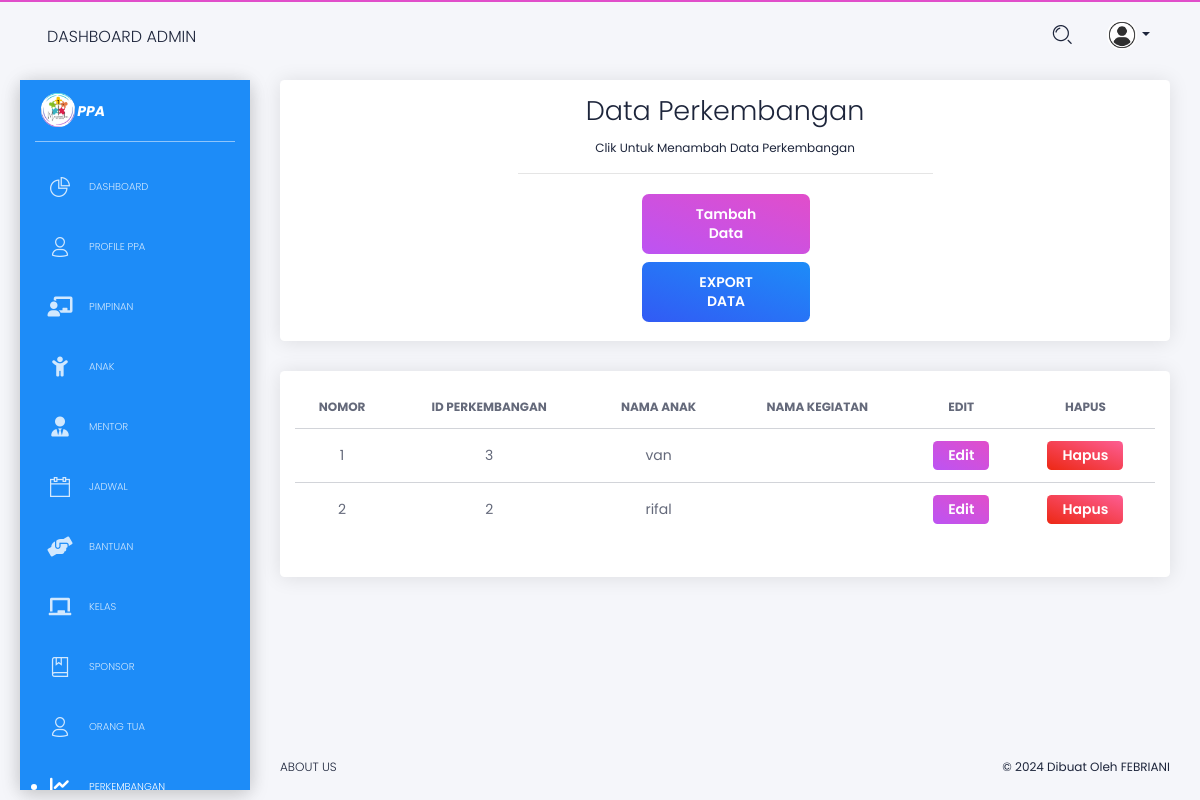
Page /pengguna/admin/admin_data_perkembangan.php (signed in) on the earlier database version.
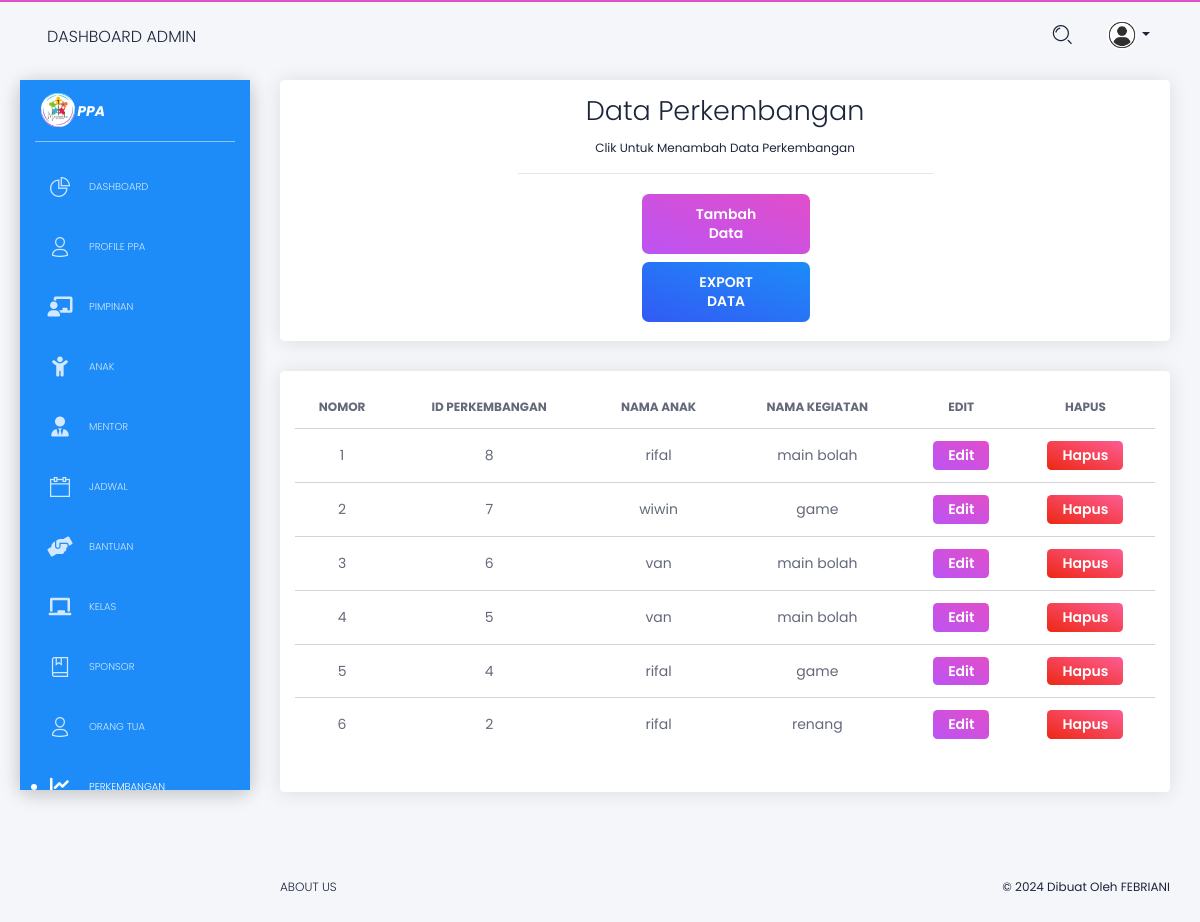
Same page on the later database version.
### tables this page shows
CREATE TABLE `perkembangan` (
  `id_perkembangan` int(25) NOT NULL,
  `id_anak` int(25) NOT NULL,
  `id_kegiatan` int(25) NOT NULL
);

CREATE TABLE `anak` (
  `id_anak` int(25) NOT NULL,
  `id_kelas` int(25) NOT NULL,
  `nama` varchar(150) NOT NULL,
  `tempat_lahir` varchar(70) NOT NULL,
  `tanggal_lahir` varchar(70) NOT NULL,
  `jk` varchar(10) NOT NULL,
  `hoby` text NOT NULL,
  `jenjang_umur` varchar(12) NOT NULL,
  `alamat` text NOT NULL
);

CREATE TABLE `kegiatan` (
  `id_kegiatan` int(25) NOT NULL,
  `nama_kegiatan` varchar(200) NOT NULL,
  `lokasi` text NOT NULL,
  `waktu` varchar(70) NOT NULL
);

### pengguna/admin/admin_data_perkembangan.php (the view, shortened to what the changed rows need)
<!DOCTYPE html>
<html lang="en">
<head>
    <link href="https://use.fontawesome.com/releases/v5.0.6/css/all.css" rel="stylesheet">
    <link href="../../assets/css/nucleo-icons.css" rel="stylesheet" />
    <link href="../../assets/css/black-dashboard.css?v=1.0.0" rel="stylesheet" />
    <link href="../../assets/demo/demo.css" rel="stylesheet" />
    <link rel="stylesheet" href="https://cdnjs.cloudflare.com/ajax/libs/font-awesome/6.0.0-beta3/css/all.min.css">
</head>
<body class="white-content">
    <div class="wrapper">
        <div class="main-panel">
            <div class="content">
                <div class="row">
                    <div class="col-md-12">
                        <div class="card">
                            <div class="card-body">
                                <div class="places-buttons">
                                    <div class="row">
                                        <div class="col-md-6 ml-auto mr-auto text-center">
                                            <h2 class="card-title">
                                                Data Perkembangan
                                            </h2>
                                        </div>
                                    </div>
                                </div>
                            </div>
                        </div>
                    </div>
                    <div class="col-md-12">
                        <div class="card ">
                            <div class="card-body">
                                <div class="table-responsive">
                                    <table class="table tablesorter " id="dataTable">
                                        <thead class=" text-primary">
                                            <tr>
                                                <th class="text-center">
                                                    Nomor
                                                </th>
                                                <th class="text-center">
                                                    ID Perkembangan
                                                </th>
                                                <th class="text-center">
                                                    Nama Anak
                                                </th>
                                                <th class="text-center">
                                                    Nama Kegiatan
                                                </th>
                                                <th class="text-center">
                                                    Edit
                                                </th>
                                                <th class="text-center">
                                                    Hapus
                                                </th>
                                            </tr>
                                        </thead>
                                        <tbody>
                                            <?php
                                            include '../../koneksi.php';
                                            $query = "SELECT perkembangan.*, anak.nama AS nama_anak, kegiatan.nama_kegiatan AS nama_kegiatan
                                            FROM perkembangan
                                            LEFT JOIN anak ON perkembangan.id_anak = anak.id_anak
                                            LEFT JOIN kegiatan ON perkembangan.id_kegiatan = kegiatan.id_kegiatan";
                                            $query .= " ORDER BY perkembangan.id_perkembangan DESC";
                                            $result = mysqli_query($koneksi, $query);
                                            $counter = 1;
                                            if ($result) {
                                                while ($row = mysqli_fetch_assoc($result)) {
                                                    echo "<tr>";
                                                    echo "<td class='text-center'>" . $counter . "</td>";
                                                    echo "<td class='text-center'>" . $row['id_perkembangan'] . "</td>";
                                                    echo "<td class='text-center'>" . $row['nama_anak'] . "</td>";
                                                    echo "<td class='text-center'>" . $row['nama_kegiatan'] . "</td>";
                                                    echo "<td class='text-center'>
                                                                <button class='btn btn-primary btn-sm' onclick='openEditModal(
                                                                    \"" . $row['id_perkembangan'] . "\",
                                                                    \"" . $row['id_anak'] . "\",
                                                                    \"" . $row['id_kegiatan'] . "\"
                                                                )'>Edit</button>
                                                            </td>";
                                                    echo "<td class='text-center'>
                                                                <button class='btn btn-danger btn-sm' onclick='hapus(\"" . $row['id_perkembangan'] . "\")'>Hapus</button>
                                                        </td>";
                                                    echo "</tr>";
                                                    $counter++;
                                                }
                                            } else {
                                                echo "<td class='text-center'><h3>Gagal mengambil data dari database</h3></td>";
                                            }
                                            ?>
                                        </tbody>
                                    </table>
                                </div>
                            </div>
                        </div>
                    </div>
                </div>
            </div>
        </div>
    </div>
</body>
</html>

Differences in the rows shown:
removed perkembangan: id_perkembangan "3", id_anak.nama "van"
added perkembangan: id_perkembangan "8", id_anak.nama "rifal", id_kegiatan.nama_kegiatan "main bolah"
added perkembangan: id_perkembangan "7", id_anak.nama "wiwin", id_kegiatan.nama_kegiatan "game"
added perkembangan: id_perkembangan "6", id_anak.nama "van", id_kegiatan.nama_kegiatan "main bolah"
added perkembangan: id_perkembangan "5", id_anak.nama "van", id_kegiatan.nama_kegiatan "main bolah"
added perkembangan: id_perkembangan "4", id_anak.nama "rifal", id_kegiatan.nama_kegiatan "game"
changed perkembangan id 2: id_kegiatan.nama_kegiatan (not shown) → "renang"
